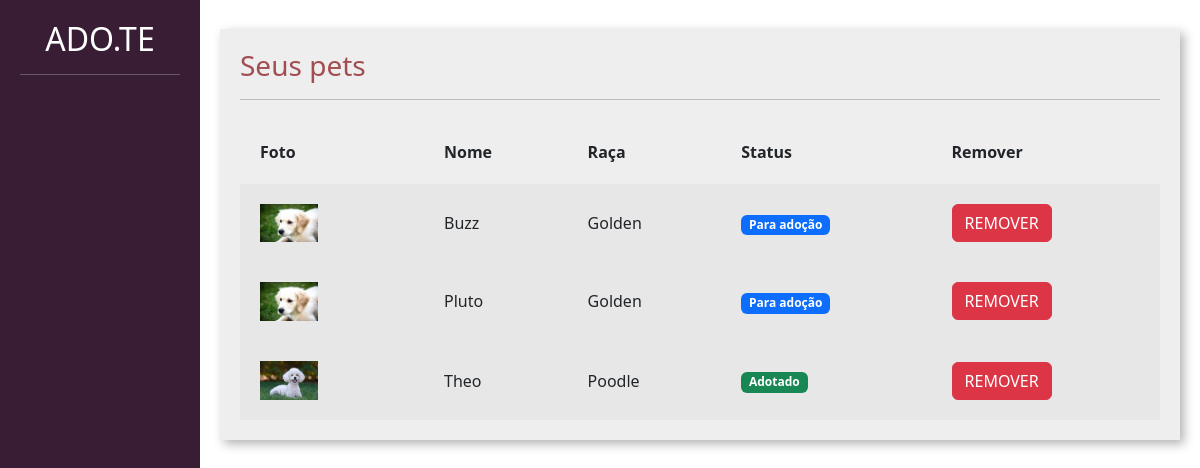
/divulgar/seus_pets/ (signed in), run on an earlier commit of the app's database.
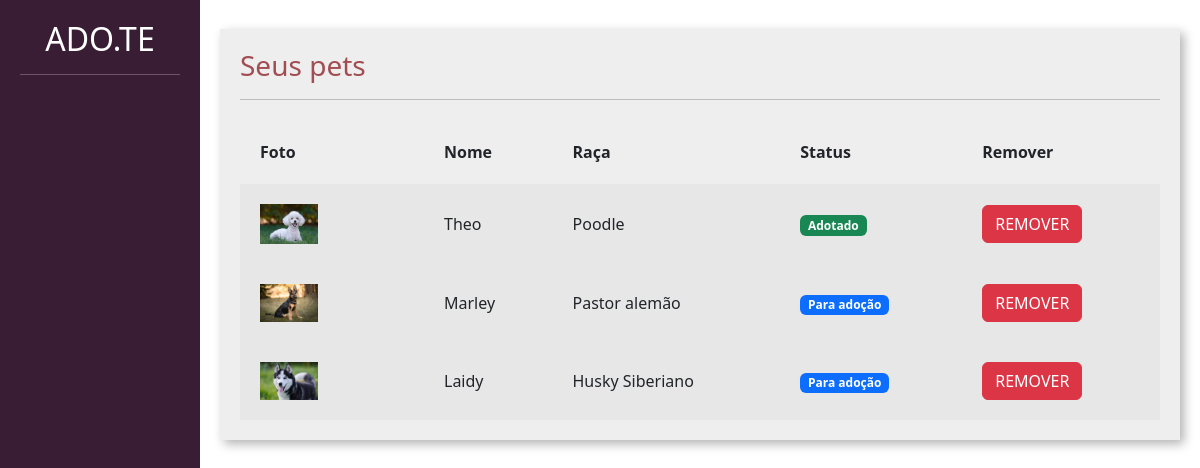
And on a later commit of the database.
### divulgar/models.py (models this page shows, shortened)
class Pet(models.Model):
    foto = models.ImageField(upload_to='fotos_pets')
    choices_status = (('P', 'Para adoção'), ('A', 'Adotado'))
    usuario = models.ForeignKey(User, on_delete=models.DO_NOTHING)
    nome = models.CharField(max_length=100)
    descricao = models.TextField()
    estado = models.CharField(max_length=50)
    cidade = models.CharField(max_length=50)
    telefone = models.CharField(max_length=14)
    tags = models.ManyToManyField(Tag)
    raca = models.ForeignKey(Raca, on_delete=models.DO_NOTHING)
    status = models.CharField(max_length=1,choices=choices_status, default='P')

class Raca(models.Model):
    raca = models.CharField(max_length=50)
    def __str__(self):
        return self.raca

### divulgar/views.py (the view)
# urls.py: path('seus_pets/', views.seus_pets, name="seus_pets"),
@login_required
def seus_pets(request):
    if request.method == 'GET':
        pets = Pet.objects.filter(usuario=request.user)
        return render(request, 'seus_pets.html', {'pets': pets})

### divulgar/templates/seus_pets.html (shortened to what this page needs)
{% load static %}
<!doctype html>
<html lang="pt-BR">
    <head>
    <link href="https://cdn.jsdelivr.net/npm/bootstrap@5.3.0-alpha1/dist/css/bootstrap.min.css" rel="stylesheet">
    <link href="{% static 'usuarios/css/cadastro.css' %}" rel="stylesheet">
    <link href="{% static 'divulgar/css/novo_pet.css' %}" rel="stylesheet">
    <link href="{% static 'divulgar/css/seus_pet.css' %}" rel="stylesheet">
    </head>
    <body>
        <div class="container-fluid">
            <div class="row">
                <div class="col-md-2 bg-side sidebar">
                    <h2>ADO.TE</h2>
                    <hr>
                </div>
                <div class="col-md">
                    <div class="wrapper">
                        <div class="box width80">
                            <h3 class="font-vinho">Seus pets</h3>
                            <hr>
                             <table class="tabela" cellpadding="20">
                                <tr>
                                    <th>Foto</th>
                                    <th>Nome</th>
                                    <th>Raça</th>
                                    <th>Status</th>
                                    <th>Remover</th>
                                </tr>
                                    {%for pet in pets%}
                                        <tr class="tabela-linha">
                                            <td width="20%">
                                                <img width="40%" src="{{pet.foto.url}}">
                                            </td>
                                            <td>
                                                {{pet.nome}}
                                            </td>
                                            <td>
                                                {{pet.raca}}
                                            </td>
                                            <td>
                                                {% if pet.status == 'P'%}
                                                    <span class="badge text-bg-primary">Para adoção</span>
                                                {%elif pet.status == "A"%}
                                                    <span class="badge text-bg-success">Adotado</span>
                                                {%endif%}
                                            </td>
                                            <td>
                                                <a href="{% url 'remover_pet' pet.id %}" class="btn btn-danger">REMOVER</a>
                                            </td>
                                        </tr>
                                    {%endfor%}
                            </table>
                        </div>
                    </div>
                </div>
            </div>
        </div>
    </body>
</html>

What changed in the data, as far as the page shows it:
removed Pet: foto (picture), nome "Buzz", raca "Golden", status "Para adoção"
no longer on this page (row edited): Pet: foto (picture), nome "Pluto", raca "Golden", status "Para adoção"
added Pet: foto (picture), nome "Marley", raca "Pastor alemão", status "Para adoção"
added Pet: foto (picture), nome "Laidy", raca "Husky Siberiano", status "Para adoção"
